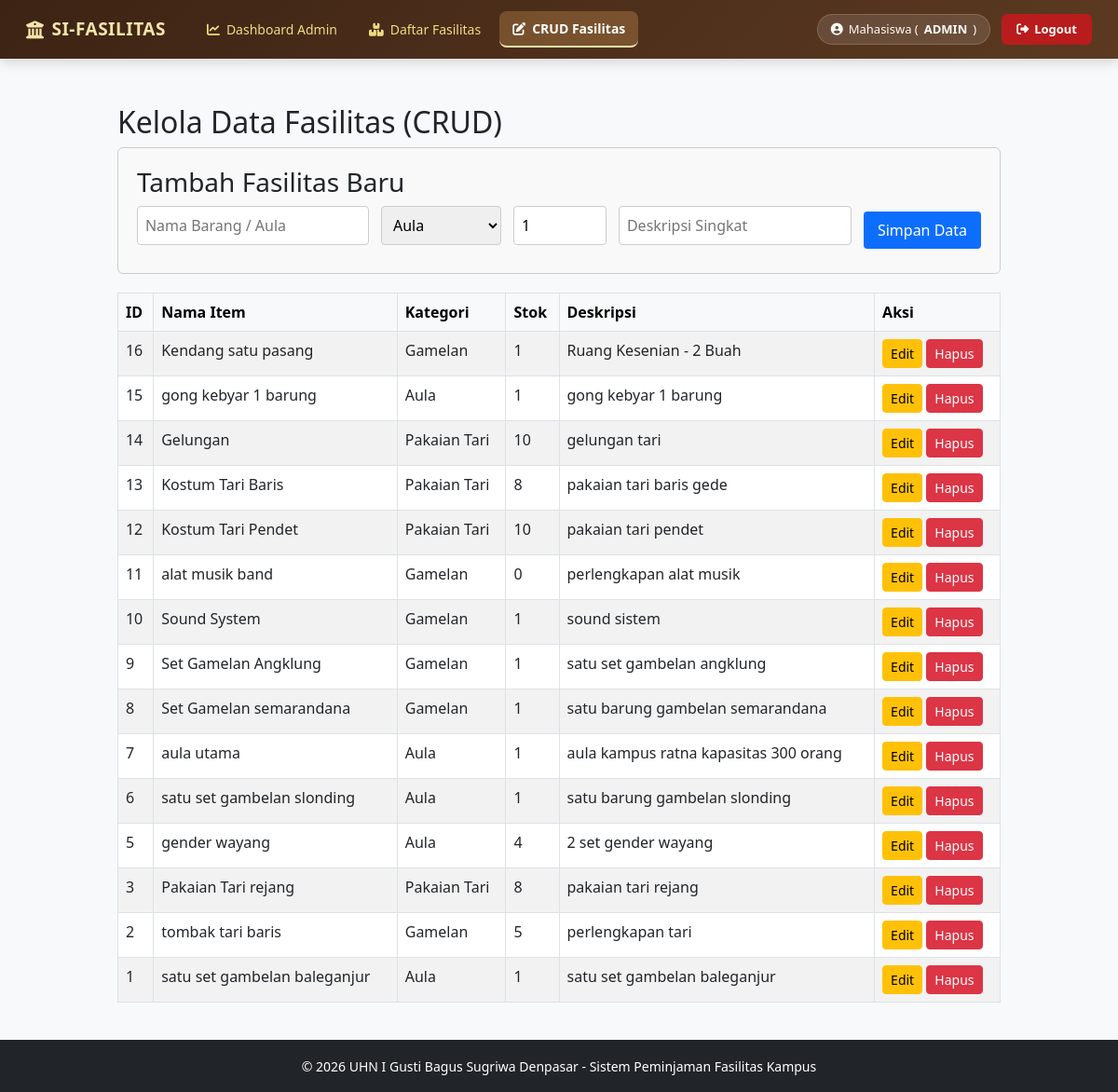
The page /index.php?action=kelola_fasilitas (signed in) on the database its author committed.
### tables this page shows
CREATE TABLE `fasilitas` (
  `id_fasilitas` int(11) NOT NULL,
  `nama_item` varchar(100) NOT NULL,
  `id_kategori` int(11) DEFAULT NULL,
  `kategori` enum('Aula','Gamelan','Pakaian Tari') NOT NULL,
  `stok` int(11) DEFAULT 1,
  `deskripsi` text DEFAULT NULL
);

### controllers/fasilitascontroller.php (called while the page is built, shortened)
<?php
require_once 'config/database.php';
require_once 'models/fasilitas.php';
class FasilitasController {
    private $fasilitasModel;
    public function __construct() {
        $database = new Database();
        $this->db = $database->getConnection();
        $this->fasilitasModel = new Fasilitas($this->db);
    }
    public function kelola() {
        $stmt = $this->fasilitasModel->readAll();
        $fasilitas = $stmt->fetchAll(PDO::FETCH_ASSOC);
        require_once 'views/fasilitas/kelola.php';
    }
}
?>

### config/database.php (called while the page is built, shortened)
<?php
class Database {
    private $host = "localhost";
    private $user = "root";
    private $pass = "";
    private $dbname = "peminjaman_aula";
    public function getConnection() {
        $this->conn = null;
        try {
            $this->conn = new PDO("mysql:host=" . $this->host . ";dbname=" . $this->dbname, $this->user, $this->pass);
            $this->conn->setAttribute(PDO::ATTR_ERRMODE, PDO::ERRMODE_EXCEPTION);
        } catch(PDOException $exception) {
            echo "Connection error: " . $exception->getMessage();
        }
        return $this->conn;
    }
}
?>

### models/fasilitas.php (called while the page is built, shortened)
<?php
class Fasilitas {
    private $db;
    private $table = 'fasilitas';
    public function __construct($db) {
        $this->db = $db;
    }
    public function readAll() {
        $query = "SELECT * FROM " . $this->table . " ORDER BY id_fasilitas DESC";
        $stmt = $this->db->prepare($query);
        $stmt->execute();
        return $stmt;
    }
}
?>

### views/fasilitas/kelola.php (the view, shortened to what this page needs)
<!DOCTYPE html>
<html lang="id">
<head>
</head>
<body>
    <?php
    require_once __DIR__ . '/../layouts/header.php';
    require_once __DIR__ . '/../layouts/navbar.php';
    ?>
    <div class="content-container my-4">
        <h2>Kelola Data Fasilitas (CRUD)</h2>
        <div class="form-box">
            <h3>Tambah Fasilitas Baru</h3>
            <form action="index.php?action=tambah_fasilitas" method="POST" class="d-flex flex-wrap gap-2 align-items-center">
                <input type="text" name="nama_item" placeholder="Nama Barang / Aula" required>
                <select name="id_kategori" required>
                    <option value="1">Aula</option>
                </select>
                <input type="number" name="stok" placeholder="Jumlah Stok" value="1" required style="width: 100px;">
                <input type="text" name="deskripsi" placeholder="Deskripsi Singkat" required style="width: 250px;">
                <button type="submit">Simpan Data</button>
            </form>
        </div>
        <table class="table table-bordered table-striped">
            <thead class="table-light">
                <tr>
                    <th>ID</th>
                    <th>Nama Item</th>
                    <th>Kategori</th>
                    <th>Stok</th>
                    <th>Deskripsi</th>
                    <th>Aksi</th>
                </tr>
            </thead>
            <tbody>
                <?php if (!empty($fasilitas)): ?>
                    <?php foreach ($fasilitas as $item): ?>
                    <tr>
                        <td><?= $item['id_fasilitas']; ?></td>
                        <td><?= htmlspecialchars($item['nama_item']); ?></td>
                        <td><?= htmlspecialchars($item['nama_kategori'] ?? $item['kategori'] ?? '-'); ?></td>
                        <td><?= $item['stok']; ?></td>
                        <td><?= htmlspecialchars($item['deskripsi']); ?></td>
                        <td>
                            <a href="index.php?action=edit_fasilitas&id=<?= $item['id_fasilitas']; ?>" class="btn btn-sm btn-warning">Edit</a>
                            <a href="index.php?action=hapus_fasilitas&id=<?= $item['id_fasilitas']; ?>" class="btn btn-sm btn-danger" onclick="return confirm('Yakin ingin menghapus item ini?')">Hapus</a>
                        </td>
                    </tr>
                    <?php endforeach; ?>
                <?php else: ?>
                    <tr>
                        <td colspan="6" class="text-center">Belum ada data fasilitas.</td>
                    </tr>
                <?php endif; ?>
            </tbody>
        </table>
    </div>
    <?php require_once __DIR__ . '/../layouts/footer.php'; ?>
</body>
</html>

### views/fasilitas/kelola.php (style rules this page uses)
body { font-family: Arial, sans-serif; margin: 0; padding: 0; }
.content-container { max-width: 1000px; margin: 30px auto; padding: 0 20px; }
table { width: 100%; border-collapse: collapse; margin-top: 15px; }
th, td { border: 1px solid #ddd; padding: 10px; text-align: left; }
th { background-color: #f2f2f2; }
.form-box { background: #f9f9f9; padding: 20px; margin-bottom: 20px; border: 1px solid #ccc; border-radius: 6px; }
.form-box input, .form-box select { padding: 8px; margin-right: 5px; margin-bottom: 10px; border: 1px solid #ccc; border-radius: 4px; }
.form-box button { padding: 8px 15px; background: #0d6efd; color: white; border: none; border-radius: 4px; cursor: pointer; }

### rows shown on the page
fasilitas: id_fasilitas "16", nama_item "Kendang satu pasang", kategori "Gamelan", stok "1", deskripsi "Ruang Kesenian - 2 Buah"
fasilitas: id_fasilitas "15", nama_item "gong kebyar 1 barung", kategori "Aula", stok "1", deskripsi "gong kebyar 1 barung"
fasilitas: id_fasilitas "14", nama_item "Gelungan", kategori "Pakaian Tari", stok "10", deskripsi "gelungan tari"
fasilitas: id_fasilitas "13", nama_item "Kostum Tari Baris", kategori "Pakaian Tari", stok "8", deskripsi "pakaian tari baris gede"
fasilitas: id_fasilitas "12", nama_item "Kostum Tari Pendet", kategori "Pakaian Tari", stok "10", deskripsi "pakaian tari pendet"
fasilitas: id_fasilitas "11", nama_item "alat musik band", kategori "Gamelan", stok "0", deskripsi "perlengkapan alat musik"
fasilitas: id_fasilitas "10", nama_item "Sound System", kategori "Gamelan", stok "1", deskripsi "sound sistem"
fasilitas: id_fasilitas "9", nama_item "Set Gamelan Angklung", kategori "Gamelan", stok "1", deskripsi "satu set gambelan angklung"
fasilitas: id_fasilitas "8", nama_item "Set Gamelan semarandana", kategori "Gamelan", stok "1", deskripsi "satu barung gambelan semarandana"
fasilitas: id_fasilitas "7", nama_item "aula utama", kategori "Aula", stok "1", deskripsi "aula kampus ratna kapasitas 300 orang"
fasilitas: id_fasilitas "6", nama_item "satu set gambelan slonding", kategori "Aula", stok "1", deskripsi "satu barung gambelan slonding"
fasilitas: id_fasilitas "5", nama_item "gender wayang", kategori "Aula", stok "4", deskripsi "2 set gender wayang"
fasilitas: id_fasilitas "3", nama_item "Pakaian Tari rejang", kategori "Pakaian Tari", stok "8", deskripsi "pakaian tari rejang"
fasilitas: id_fasilitas "2", nama_item "tombak tari baris", kategori "Gamelan", stok "5", deskripsi "perlengkapan tari"
fasilitas: id_fasilitas "1", nama_item "satu set gambelan baleganjur", kategori "Aula", stok "1", deskripsi "satu set gambelan baleganjur"

### other values the page prints
$role "ADMIN"
